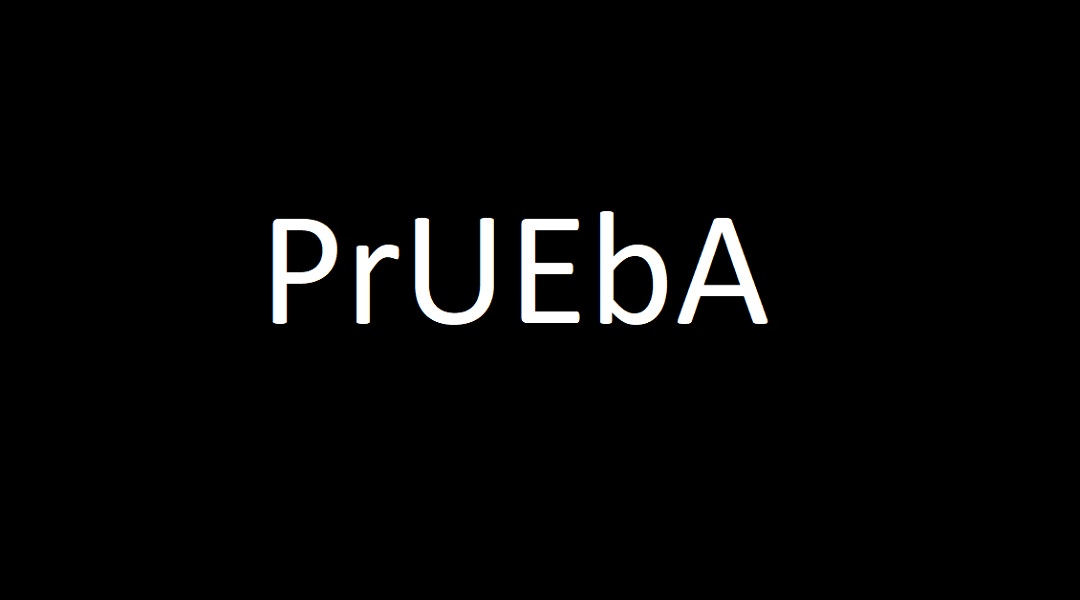
#> input picture codes/Prueba.jpg, 1080 x 600 px
$ python Code4.py
#> lines starting #> are read from the running program, lines starting #| are printed output that depends on the picture; after the words box and inside, x2 and y2 are one past the last pixel; in counts of white or black regions, pixels touching at a corner belong together
import numpy as np
import cv2 as cv

img = cv.imread('Prueba.jpg')
#> img is the input picture: shape (600, 1080, 3); mean B, G, R 6.7, 6.7, 6.7
e = img[209:344, 510:595]
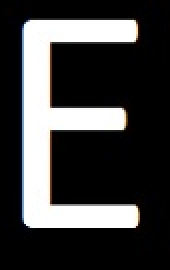
#> e: shape (135, 85, 3) (shown 2 times larger); mean B, G, R 63.6, 63.3, 63.5

gray = cv.cvtColor(e, cv.COLOR_BGR2GRAY)
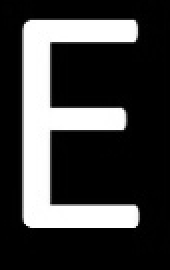
#> gray: shape (135, 85) (shown 2 times larger); min 0, max 255, mean 63.4
gray = np.float32(gray)
dst = cv.cornerHarris(gray,2,3,0.04)
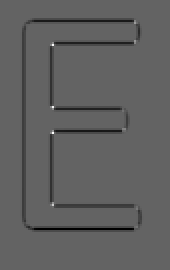
#> dst: shape (135, 85) float32 (shown 2 times larger); min -169130016, max 262612416, mean -6094603; drawn with min black and max white

#result is dilated for marking the corners, not important
dst = cv.dilate(dst,None)
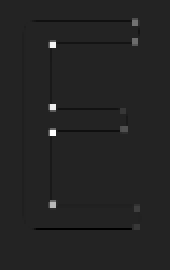
#> dst: shape (135, 85) float32 (shown 2 times larger); min -42282504, max 262612416, mean 590613.4; drawn with min black and max white

# Threshold for an optimal value, it may vary depending on the image.
e[dst>0.1*dst.max()]=[0,0,255]
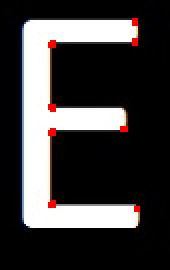
#> e: shape (135, 85, 3) (shown 2 times larger); 0.92% of pixels changed, all inside (x1, y1, x2, y2) = (24, 9, 70, 106)
cv.imshow('dst', e)

if cv.waitKey(0) & 0xff == 27:
#> (key Esc is pressed here)
    cv.destroyAllWindows()
